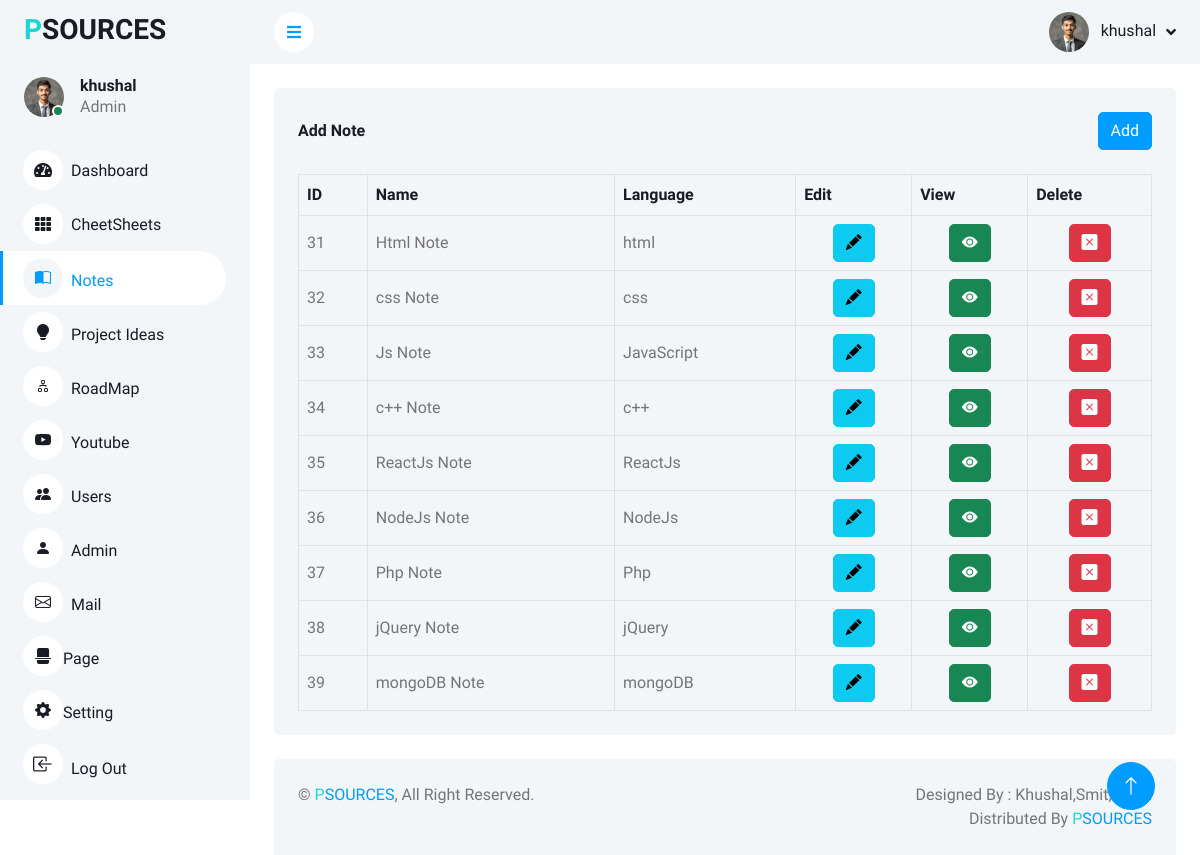
Page /admin/dashbord/note.php (signed in) on the committed database.
### tables this page shows
CREATE TABLE `sources` (
  `id` int(25) NOT NULL,
  `name` varchar(100) NOT NULL,
  `language` varchar(100) NOT NULL,
  `type` varchar(25) NOT NULL,
  `sources` varchar(200) NOT NULL
);

### admin/dashbord/class/class.php (called while the page is built, shortened)
<?php
class Database
{
    private $db_host = "localhost";
    private $db_user = "root";
    private $db_pass = "";
    private $db_name = "psources";
    private $mysql = "";
    private $con = false;
    private $result = array();
    public function __construct() {
        if (!$this->con) {
            $this->mysql = new mysqli($this->db_host, $this->db_user, $this->db_pass, $this->db_name);
            if ($this->mysql->connect_error) {
                array_push($this->result, $this->mysql->connect_error);
            } else {
                $this->con = true;
            }
        }
    }
    public function select($table, $condition)
    {
        if ($this->con) {
              $sql = "SELECT *FROM $table WHERE $condition";
             $qry = $this->mysql->query($sql);
             if ($qry) {
                 $this->result = $qry->fetch_all(MYSQLI_ASSOC);
                 return true;
            } else {
                array_push($this->result, $this->mysql->error);
                return false;
            }
        } else {
            return false;
        }
    }
    public function getresult()
    {
        $val = $this->result;
        $this->result = array();
        return $val;
    }
}
?>

### admin/dashbord/component/secure.php (called while the page is built, shortened)
<?php
include 'class/class.php';
$admin_obj = new Database();
$aid = $_SESSION['id'];
$admin_obj->select("admin", "id = '$aid'");
$res=$admin_obj->getResult();
?>

### admin/dashbord/note.php (the view, shortened to what this page needs)
<?php include'./component/secure.php'; ?>
<!DOCTYPE html>
<html lang="en">
<?php include './component/css.php'; ?>
<body>
    <div class="container-xxl position-relative bg-white d-flex p-0">
        <div class="sidebar pe-4 pb-3">
            <nav class="navbar bg-light navbar-light">
                <a href="index.html" class="navbar-brand mx-4 mb-3">
                    <h3><span style="color:#1Ed4d4">P</span><span class="text-black">SOURCES</span></h3>
                </a>
                <div class="d-flex align-items-center ms-4 mb-4">
                    <div class="position-relative">
                        <img class="rounded-circle" src="img/user.jpg" alt="" style="width: 40px; height: 40px;">
                        <div
                            class="bg-success rounded-circle border border-2 border-white position-absolute end-0 bottom-0 p-1">
                        </div>
                    </div>
                    <div class="ms-3">
                    <h6 class="mb-0"><?php echo $res[0]['name'] ?></h6>
                    <span>Admin</span>
                    </div>
                </div>
                <div class="navbar-nav w-100">
                    <a href="home.php" class="nav-item nav-link "><i class="fa fa-tachometer-alt me-2"></i>Dashboard</a>
                    <a href="cheetsheet.php" class="nav-item nav-link "><i class="fa fa-th me-2"></i>CheetSheets</a>
                    <a href="note.php" class="nav-item nav-link active "><i class="bi bi-book-half me-2"></i>Notes</a>
                    <a href="pidea.php" class="nav-item nav-link"><i class="bi bi-lightbulb-fill me-2"></i>Project
                        Ideas</a>
                    <a href="roadmap.php" class="nav-item nav-link"><i class="bi bi-diagram-2 me-2"></i>RoadMap</a>
                    <a href="youtube.php" class="nav-item nav-link"><i class="bi bi-youtube me-2"></i>Youtube</a>
                    <a href="user.php" class="nav-item nav-link"><i class="bi bi-people-fill me-2"></i>Users</a>
                    <a href="admin.php" class="nav-item nav-link"><i class="bi bi-person-fill me-2"></i>Admin</a>
                    <a href="mail.php" class="nav-item nav-link"><i class="bi bi-envelope me-2"></i>Mail</a>
                    <a href="page.php" class="nav-item nav-link"><i class="bi bi-file-break-fill"></i>Page</a>
                    <a href="setting.php" class="nav-item nav-link"><i class="bi bi-gear-fill"></i>Setting</a>
                    <a href="../logout.php" class="nav-item nav-link"><i class="bi bi-box-arrow-in-left me-2 fs-5"></i>Log
                        Out</a>
                </div>
            </nav>
        </div>
        <div class="content">
            <?php include'./component/navbar.php'; ?>
            <div class="container-fluid pt-4 px-4">
                <div class="bg-light text-center rounded p-4">
                    <div class="d-flex align-items-center justify-content-between mb-4">
                        <h6 class="mb-0">Add Note</h6>
                        <button class="btn btn-primary"  data-bs-toggle="modal"
                        data-bs-target="#exampleModal">Add</button>
                    </div>
                    <div class="table-responsive">
                    <table class="table text-start align-middle table-bordered table-hover mb-0">
                            <thead>
                                <tr class="text-dark">
                                    <th scope="col">ID</th>
                                    <th scope="col">Name</th>
                                    <th scope="col">Language</th>
                                    <th scope="col">Edit</th>
                                    <th scope="col">View</th>
                                    <th scope="col">Delete</th>
                                </tr>
                            </thead>
                            <tbody>
                                <?php
                                $admin_obj->select("sources","type='note'");
                                $res=$admin_obj->getresult();
                                foreach($res as $val){
                                ?>
                                <tr>
                                    <td><?php echo $val['id']; ?></td>
                                    <td><?php echo $val['name']; ?></td>
                                    <td><?php echo $val['language']; ?></td>
                                    <td class="text-center">
                                        <form action="update.php" method="post">
                                                <button type="submit" class="btn btn-info" name="update"><i class="bi bi-pencil-fill"></i></button>
                                        </form>
                                    </td>
                                    <td class="text-center">
                                        <a href="../<?php echo $val['sources']; ?>" target="_blank">
                                            <button class="btn btn-success"><i class="bi bi-eye-fill"></i></button>
                                        </a>
                                    </td>
                                    <td class="text-center">
                                        <form action="" method="post">
                                            <button type="submit" class="btn btn-danger" name="delete_note"><i class="bi bi-x-square-fill"></i></button>
                                        </form>
                                    </td>
                                </tr>
                                <?php }?>
                            </tbody>
                        </table>
                    </div>
                </div>
            </div>
            <?php include'./component/footer.php'; ?>
        </div>
        <a href="#" class="btn btn-lg btn-primary btn-lg-square back-to-top"><i class="bi bi-arrow-up"></i></a>
    </div>
</body>
</html>

### admin/dashbord/component/navbar.php (shortened to what this page needs)
<nav class="navbar navbar-expand bg-light navbar-light sticky-top px-4 py-0">
                <a href="#" class="sidebar-toggler flex-shrink-0">
                    <i class="fa fa-bars"></i>
                </a>
                <div class="navbar-nav align-items-center ms-auto">
                    <div class="nav-item dropdown">
                        <a href="#" class="nav-link dropdown-toggle" data-bs-toggle="dropdown">
                            <img class="rounded-circle me-lg-2" src="img/admin.jpg" alt=""
                                style="width: 40px; height: 40px;">
                            <span class="d-none d-lg-inline-flex"><?php echo $res[0]['name'] ?></span>
                        </a>
                    </div>
                </div>
            </nav>

### admin/dashbord/css/style.css (style rules this page uses)
:root { --primary: #009CFF; --light: #F3F6F9; --dark: #191C24; }
.back-to-top { position: fixed; display: none; right: 45px; bottom: 45px; z-index: 99; }
.btn { transition: .5s; }
.btn.btn-primary { color: #FFFFFF; }
.btn-lg-square { width: 48px; height: 48px; }
.btn-square, .btn-sm-square, .btn-lg-square { padding: 0; display: inline-flex; align-items: center; justify-content: center; font-weight: normal; border-radius: 50px; }
.sidebar { position: fixed; top: 0; left: 0; bottom: 0; width: 250px; height: 100vh; overflow-y: auto; background: var(--light); transition: 0.5s; z-index: 999; }
.content { margin-left: 250px; min-height: 100vh; background: #FFFFFF; transition: 0.5s; }
@media (min-width: 992px) { .sidebar { margin-left: 0; } }
@media (min-width: 992px) { .content { width: calc(100% - 250px); } }
.sidebar .navbar .navbar-nav .nav-link { padding: 7px 20px; color: var(--dark); font-weight: 500; border-left: 3px solid var(--light); border-radius: 0 30px 30px 0; outline: none; }
.sidebar .navbar .navbar-nav .nav-link:hover, .sidebar .navbar .navbar-nav .nav-link.active { color: var(--primary); background: #FFFFFF; border-color: var(--primary); }
.sidebar .navbar .navbar-nav .nav-link i { width: 40px; height: 40px; display: inline-flex; align-items: center; justify-content: center; background: #FFFFFF; border-radius: 40px; }
.sidebar .navbar .navbar-nav .nav-link:hover i, .sidebar .navbar .navbar-nav .nav-link.active i { background: var(--light); }
.content .navbar .navbar-nav .nav-link { margin-left: 25px; padding: 12px 0; color: var(--dark); outline: none; }
.content .navbar .sidebar-toggler, .content .navbar .navbar-nav .nav-link i { width: 40px; height: 40px; display: inline-flex; align-items: center; justify-content: center; background: #FFFFFF; border-radius: 40px; }
.content .navbar .dropdown-toggle::after { margin-left: 6px; vertical-align: middle; border: none; content: "\f107"; font-family: "Font Awesome 5 Free"; font-weight: 900; transition: .5s; }

### rows in the picture
sources: id "31", name "Html Note", language "html"
sources: id "32", name "css Note", language "css"
sources: id "33", name "Js Note", language "JavaScript"
sources: id "34", name "c++ Note", language "c++"
sources: id "35", name "ReactJs Note", language "ReactJs"
sources: id "36", name "NodeJs Note", language "NodeJs"
sources: id "37", name "Php Note", language "Php"
sources: id "38", name "jQuery Note", language "jQuery"
sources: id "39", name "mongoDB Note", language "mongoDB"

### other values in the picture
$res[0]['name'] "khushal"
